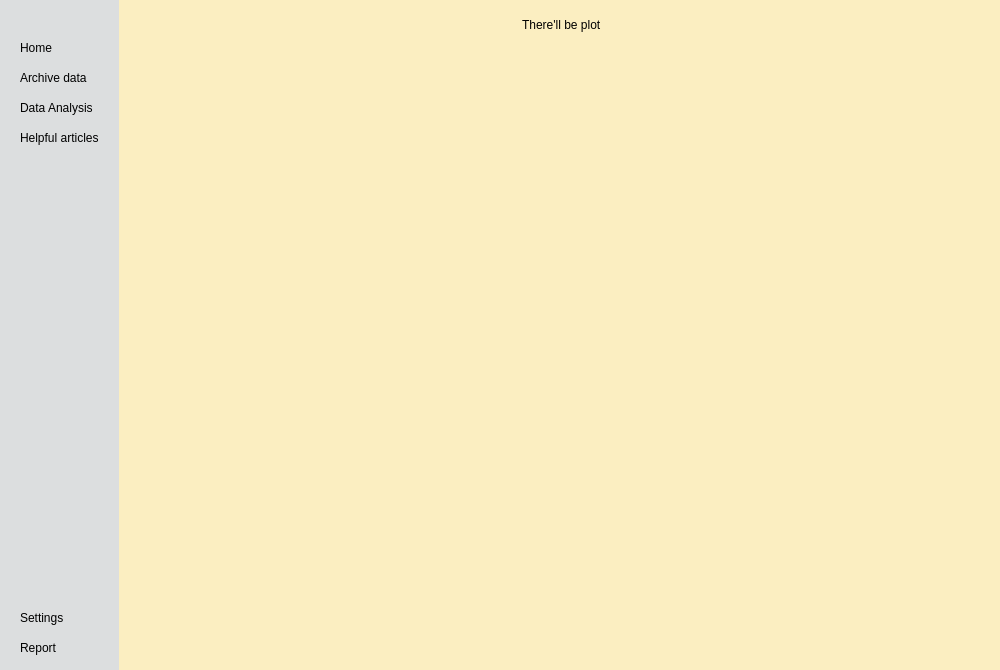
<?xml version="1.0" encoding="UTF-8"?>
<ui version="4.0">
 <class>DataAnalysisWidget</class>
 <widget class="QWidget" name="DataAnalysisWidget">
  <property name="geometry">
   <rect>
    <x>0</x>
    <y>0</y>
    <width>1000</width>
    <height>670</height>
   </rect>
  </property>
  <property name="windowTitle">
   <string>Form</string>
  </property>
  <property name="styleSheet">
   <string notr="true">*
{
	background-color: transparent;
}

#centralwidget
{
	background-color: #FBEEC1;
}

#leftMenuContainer
{
	background-color: #DCDEDF;
}

#leftSubContainer QPushButton
{
	text-align: left;
	padding: 5px 10px;
	border-top-left-radius: 10 px;
	border-bottom-left-radius: 10 px;
}

#mainSubContainer QPushButton
{
	border: 1px solid;
	border-radius: 3px;
	text-align: left;
}

#mainSubContainer QPushButton:hover
{
	background-color: #F4976C;
}

#leftMenuContainer QPushButton:hover
{
	background-color: #BDBBBB;
}
</string>
  </property>
  <layout class="QVBoxLayout" name="verticalLayout">
   <property name="spacing">
    <number>0</number>
   </property>
   <property name="leftMargin">
    <number>0</number>
   </property>
   <property name="topMargin">
    <number>0</number>
   </property>
   <property name="rightMargin">
    <number>0</number>
   </property>
   <property name="bottomMargin">
    <number>0</number>
   </property>
   <item>
    <widget class="QWidget" name="centralwidget" native="true">
     <layout class="QHBoxLayout" name="horizontalLayout">
      <property name="leftMargin">
       <number>0</number>
      </property>
      <property name="topMargin">
       <number>0</number>
      </property>
      <property name="rightMargin">
       <number>0</number>
      </property>
      <property name="bottomMargin">
       <number>0</number>
      </property>
      <item>
       <widget class="QWidget" name="leftMenuContainer" native="true">
        <layout class="QVBoxLayout" name="verticalLayout_2">
         <property name="spacing">
          <number>0</number>
         </property>
         <property name="leftMargin">
          <number>0</number>
         </property>
         <property name="topMargin">
          <number>0</number>
         </property>
         <property name="rightMargin">
          <number>0</number>
         </property>
         <property name="bottomMargin">
          <number>0</number>
         </property>
         <item alignment="Qt::AlignLeft">
          <widget class="QWidget" name="leftSubContainer" native="true">
           <property name="sizePolicy">
            <sizepolicy hsizetype="Preferred" vsizetype="Preferred">
             <horstretch>0</horstretch>
             <verstretch>0</verstretch>
            </sizepolicy>
           </property>
           <layout class="QVBoxLayout" name="verticalLayout_4">
            <property name="spacing">
             <number>0</number>
            </property>
            <property name="leftMargin">
             <number>0</number>
            </property>
            <property name="topMargin">
             <number>0</number>
            </property>
            <property name="rightMargin">
             <number>0</number>
            </property>
            <property name="bottomMargin">
             <number>0</number>
            </property>
            <item alignment="Qt::AlignTop">
             <widget class="QFrame" name="leftTopFrame">
              <property name="frameShape">
               <enum>QFrame::StyledPanel</enum>
              </property>
              <property name="frameShadow">
               <enum>QFrame::Raised</enum>
              </property>
              <layout class="QHBoxLayout" name="horizontalLayout_2">
               <property name="spacing">
                <number>0</number>
               </property>
               <property name="leftMargin">
                <number>0</number>
               </property>
               <property name="topMargin">
                <number>0</number>
               </property>
               <property name="rightMargin">
                <number>0</number>
               </property>
               <property name="bottomMargin">
                <number>0</number>
               </property>
               <item>
                <widget class="QPushButton" name="menuBtn">
                 <property name="toolTip">
                  <string>Menu</string>
                 </property>
                 <property name="text">
                  <string/>
                 </property>
                 <property name="icon">
                  <iconset resource="main_resources.qrc">
                   <normaloff>:/icons/icons/6498732_application_list_menu_mobile_smartphone_icon.png</normaloff>:/icons/icons/6498732_application_list_menu_mobile_smartphone_icon.png</iconset>
                 </property>
                 <property name="iconSize">
                  <size>
                   <width>24</width>
                   <height>24</height>
                  </size>
                 </property>
                </widget>
               </item>
              </layout>
             </widget>
            </item>
            <item alignment="Qt::AlignTop">
             <widget class="QFrame" name="leftCentralFrame">
              <property name="sizePolicy">
               <sizepolicy hsizetype="Preferred" vsizetype="Expanding">
                <horstretch>0</horstretch>
                <verstretch>0</verstretch>
               </sizepolicy>
              </property>
              <property name="frameShape">
               <enum>QFrame::StyledPanel</enum>
              </property>
              <property name="frameShadow">
               <enum>QFrame::Raised</enum>
              </property>
              <layout class="QVBoxLayout" name="verticalLayout_3">
               <item>
                <widget class="QPushButton" name="homeBtn">
                 <property name="toolTip">
                  <string>Home</string>
                 </property>
                 <property name="text">
                  <string>Home</string>
                 </property>
                 <property name="icon">
                  <iconset resource="main_resources.qrc">
                   <normaloff>:/icons/icons/icons8-home-64.png</normaloff>:/icons/icons/icons8-home-64.png</iconset>
                 </property>
                 <property name="iconSize">
                  <size>
                   <width>24</width>
                   <height>24</height>
                  </size>
                 </property>
                </widget>
               </item>
               <item>
                <widget class="QPushButton" name="archiveBtn">
                 <property name="toolTip">
                  <string>Archive</string>
                 </property>
                 <property name="text">
                  <string>Archive data</string>
                 </property>
                 <property name="icon">
                  <iconset resource="main_resources.qrc">
                   <normaloff>:/icons/icons/icons8-news-64.png</normaloff>:/icons/icons/icons8-news-64.png</iconset>
                 </property>
                 <property name="iconSize">
                  <size>
                   <width>24</width>
                   <height>24</height>
                  </size>
                 </property>
                </widget>
               </item>
               <item>
                <widget class="QPushButton" name="dataAnalysisBtn">
                 <property name="toolTip">
                  <string>Data Analysis</string>
                 </property>
                 <property name="text">
                  <string>Data Analysis</string>
                 </property>
                 <property name="icon">
                  <iconset resource="main_resources.qrc">
                   <normaloff>:/icons/icons/7549001_user_interface_graph_chart_business_icon.png</normaloff>:/icons/icons/7549001_user_interface_graph_chart_business_icon.png</iconset>
                 </property>
                 <property name="iconSize">
                  <size>
                   <width>24</width>
                   <height>24</height>
                  </size>
                 </property>
                </widget>
               </item>
               <item>
                <widget class="QPushButton" name="pushButton">
                 <property name="text">
                  <string>Helpful articles</string>
                 </property>
                 <property name="icon">
                  <iconset resource="main_resources.qrc">
                   <normaloff>:/icons/icons/icons8-news-64 (1).png</normaloff>:/icons/icons/icons8-news-64 (1).png</iconset>
                 </property>
                 <property name="iconSize">
                  <size>
                   <width>24</width>
                   <height>24</height>
                  </size>
                 </property>
                </widget>
               </item>
              </layout>
             </widget>
            </item>
            <item>
             <spacer name="verticalSpacer">
              <property name="orientation">
               <enum>Qt::Vertical</enum>
              </property>
              <property name="sizeHint" stdset="0">
               <size>
                <width>20</width>
                <height>40</height>
               </size>
              </property>
             </spacer>
            </item>
            <item alignment="Qt::AlignBottom">
             <widget class="QFrame" name="leftBottomFrame">
              <property name="frameShape">
               <enum>QFrame::StyledPanel</enum>
              </property>
              <property name="frameShadow">
               <enum>QFrame::Raised</enum>
              </property>
              <layout class="QVBoxLayout" name="verticalLayout_5">
               <item>
                <widget class="QPushButton" name="settingsBtn">
                 <property name="toolTip">
                  <string>Settings</string>
                 </property>
                 <property name="text">
                  <string>Settings</string>
                 </property>
                 <property name="icon">
                  <iconset resource="main_resources.qrc">
                   <normaloff>:/icons/icons/icons8-settings-64.png</normaloff>:/icons/icons/icons8-settings-64.png</iconset>
                 </property>
                 <property name="iconSize">
                  <size>
                   <width>24</width>
                   <height>24</height>
                  </size>
                 </property>
                </widget>
               </item>
               <item>
                <widget class="QPushButton" name="reportBtn">
                 <property name="toolTip">
                  <string>Report</string>
                 </property>
                 <property name="text">
                  <string>Report</string>
                 </property>
                 <property name="icon">
                  <iconset resource="main_resources.qrc">
                   <normaloff>:/icons/icons/7324045_ui_interface_email_mail_message_icon.png</normaloff>:/icons/icons/7324045_ui_interface_email_mail_message_icon.png</iconset>
                 </property>
                 <property name="iconSize">
                  <size>
                   <width>24</width>
                   <height>24</height>
                  </size>
                 </property>
                </widget>
               </item>
              </layout>
             </widget>
            </item>
           </layout>
          </widget>
         </item>
        </layout>
       </widget>
      </item>
      <item>
       <widget class="QWidget" name="mainMenuContainer" native="true">
        <property name="sizePolicy">
         <sizepolicy hsizetype="Expanding" vsizetype="Preferred">
          <horstretch>0</horstretch>
          <verstretch>0</verstretch>
         </sizepolicy>
        </property>
        <layout class="QHBoxLayout" name="horizontalLayout_3">
         <property name="spacing">
          <number>0</number>
         </property>
         <property name="leftMargin">
          <number>0</number>
         </property>
         <property name="topMargin">
          <number>0</number>
         </property>
         <property name="rightMargin">
          <number>0</number>
         </property>
         <property name="bottomMargin">
          <number>0</number>
         </property>
         <item>
          <widget class="QWidget" name="mainSubContainer" native="true">
           <layout class="QVBoxLayout" name="verticalLayout_6">
            <item alignment="Qt::AlignTop">
             <widget class="QWidget" name="mainTopWidget" native="true">
              <layout class="QVBoxLayout" name="verticalLayout_7">
               <item alignment="Qt::AlignHCenter">
                <widget class="QLabel" name="plotLabel">
                 <property name="text">
                  <string>There'll be plot</string>
                 </property>
                </widget>
               </item>
               <item>
                <widget class="QTextBrowser" name="textBrowser"/>
               </item>
              </layout>
             </widget>
            </item>
            <item>
             <widget class="QWidget" name="mainBottomWidget" native="true"/>
            </item>
           </layout>
          </widget>
         </item>
        </layout>
       </widget>
      </item>
     </layout>
    </widget>
   </item>
  </layout>
 </widget>
 <resources>
  <include location="main_resources.qrc"/>
  <include location="main_resources.qrc"/>
 </resources>
 <connections/>
</ui>
